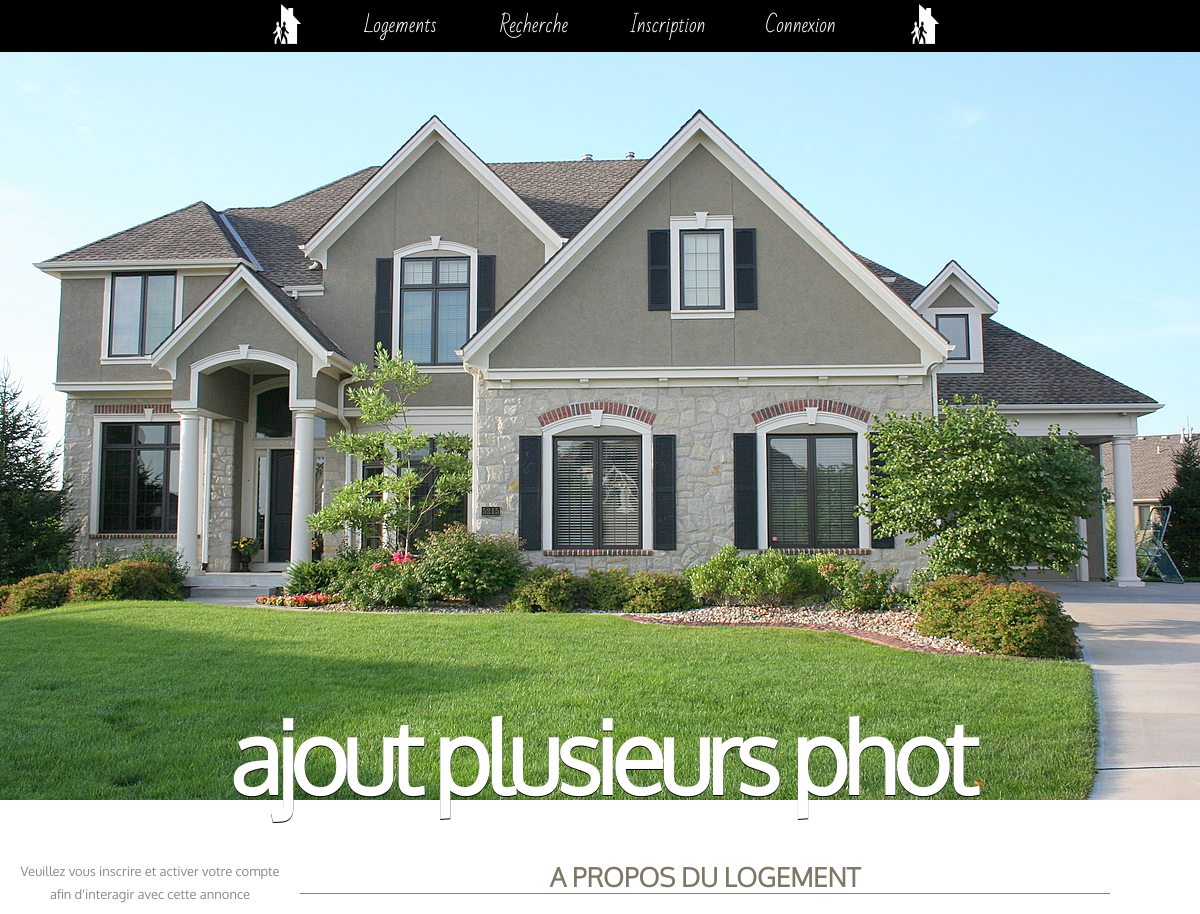
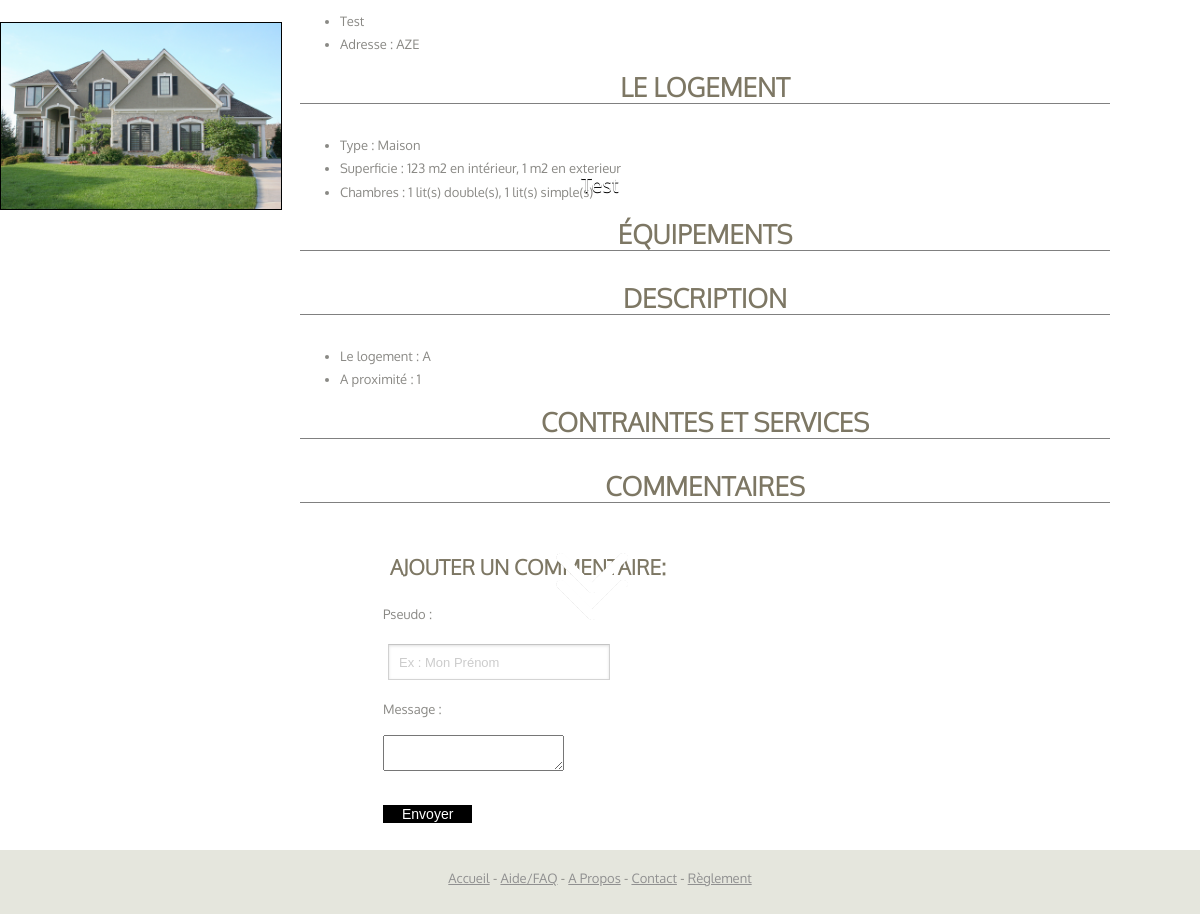
Page /page-logement.php?idLogement=46 on the earlier database version (2 pictures, top to bottom).
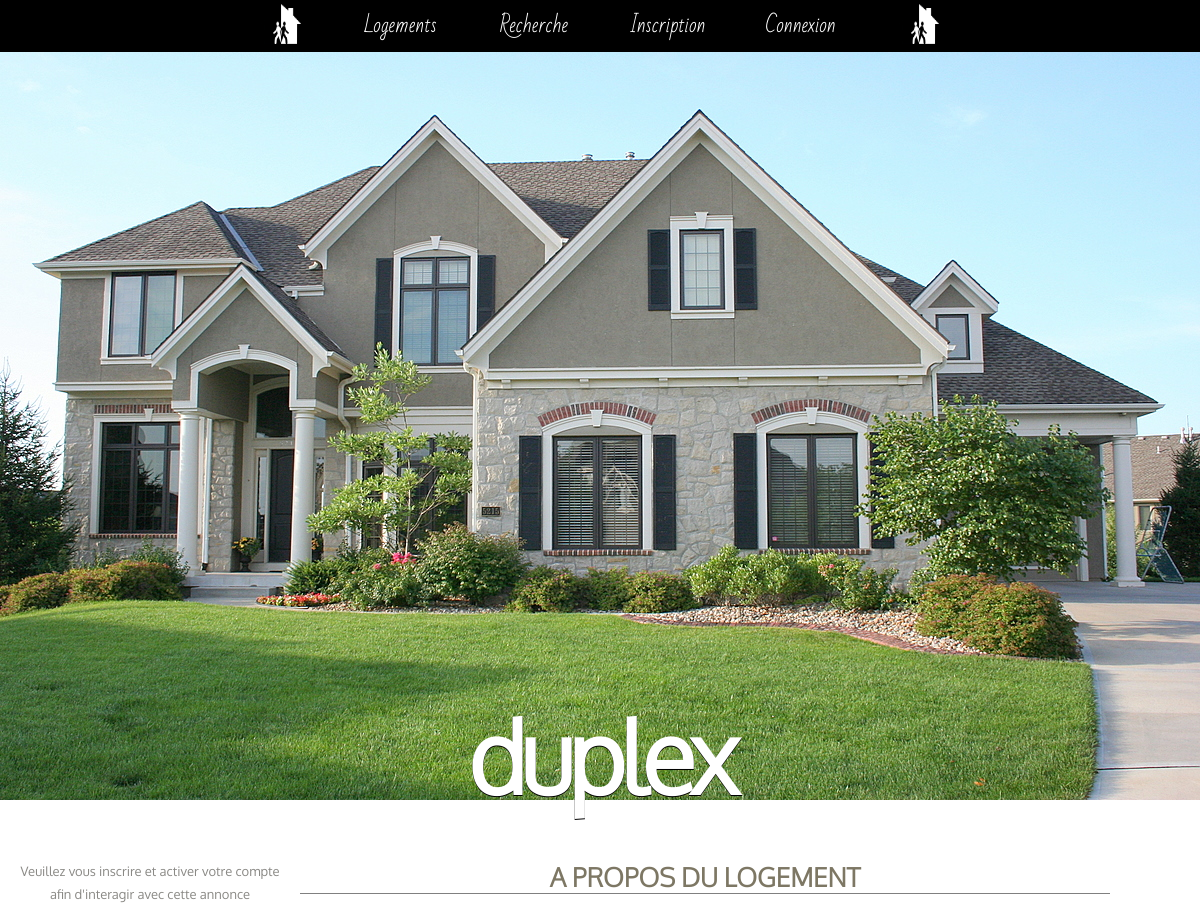
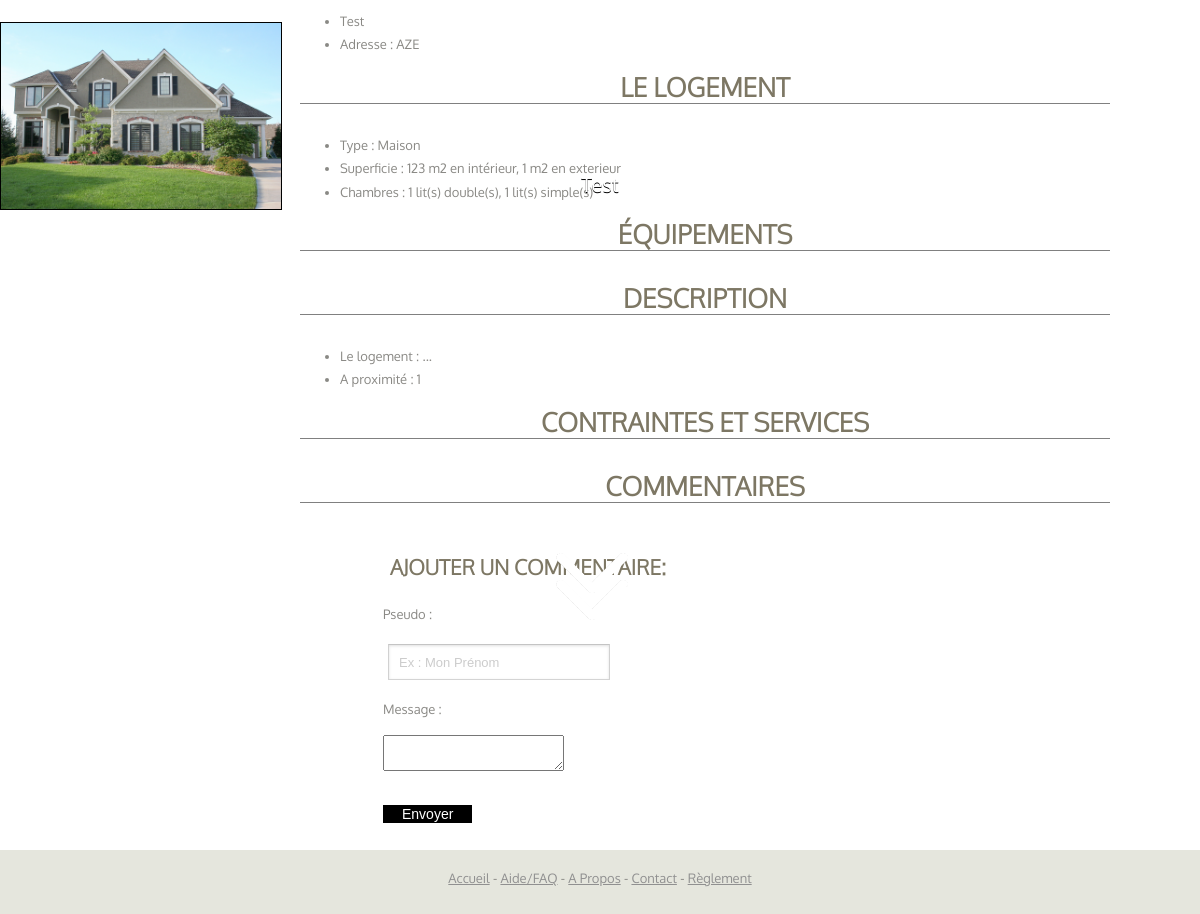
Same page on the later database version (2 pictures, top to bottom).
### tables this page shows
CREATE TABLE `logements` (
`id` int(11) NOT NULL,
  `titre_annonce` varchar(20) NOT NULL DEFAULT '(plus d''annonce)',
  `adresse` varchar(255) NOT NULL,
  `surfaceInterieure` int(11) NOT NULL DEFAULT '1',
  `surfaceExterieure` int(11) DEFAULT '1',
  `nombrePieces` int(11) NOT NULL DEFAULT '1',
  `descriptionSuccincte` varchar(125) NOT NULL,
  `description` text,
  `nombreLitsSimples` int(11) DEFAULT '0',
  `nombreLitsDoubles` int(11) DEFAULT '0',
  `descriptionProximite` text,
  `membres_idMembres` int(11) NOT NULL,
  `types_idTypes` int(11) NOT NULL DEFAULT '2',
  `villes_id` int(11) NOT NULL,
  `nombreClick` int(10) unsigned NOT NULL DEFAULT '0'
);

### page-logement.php (the view, shortened to what the changed rows need)
<?php require_once("config.php");
$idLogement  = $_GET["idLogement"] ;
$logement_info = $bdd -> prepare('SELECT nombrePieces, adresse, description, descriptionSuccincte, titre_annonce, surfaceInterieure, surfaceExterieure, nombreLitsSimples, nombreLitsDoubles, descriptionProximite, membres_idMembres, types_idTypes
                                    FROM logements WHERE id = '.$idLogement);
$logement_info -> execute();
$result = $logement_info -> fetch();
?>
<!DOCTYPE html>
<html>
    <head>
        <link href="style.css" rel="stylesheet" />
    </head>
    <body>
        <div id="wrapper">
                <div id="photo-logement">
                    <img src="img/<?php echo($idLogement);?>/1.jpg" class="home-image">
                    <h1 id="titreannonce"><?php echo $result['titre_annonce'];?></h1>
                    <p id="descriptifannonce"><?php echo $result['descriptionSuccincte'];?></p>
                </div>
        </div>
        <div id="wrapper3">
            <div class="annonce">
	            <div class="profil">
	                <div class="colonne_droite_profil">
	                    <div id="infosPersoTitre">
	                        <h1><strong>A propos du logement</strong></h1>
	                            <ul class="infosPerso">
	                                <li><?php echo $result['descriptionSuccincte'];?></li>
	                                 <li>Adresse : <?php echo $result['adresse'];?></li>
	                            </ul>
	                        <h1><strong>Le logement</strong></h1>
	                            <ul class="infosPerso">
	                                <li>Type : <?php if($result['types_idTypes']==1){echo'Maison';} if($result['types_idTypes']==2){echo'Appartement';};?></li>
	                                <li>Superficie : <?php echo $result['surfaceInterieure'];?> m2 en intérieur, <?php echo $result['surfaceExterieure'];?> m2 en exterieur</li>
	                                <li>Chambres : <?php echo $result['nombreLitsDoubles'];?> lit(s) double(s), <?php echo $result['nombreLitsSimples'];?> lit(s) simple(s)</li>
	                            </ul>
	                         <h1><strong>Équipements</strong></h1>
	                        <h1><strong>Description</strong></h1>
	                            <ul class="infosPerso">
	                        		<li>Le logement : <?php echo $result['description'];?></li>
	                                <li>A proximité : <?php echo $result['descriptionProximite'];?></li>
	                             </ul>
	                        <h1><strong>Contraintes et services</strong></h1>
	                        <h1><strong>Commentaires</strong></h1>
	                    </div>
	                </div>
	            </div>
            </div>
        </div>
    </body>
</html>

Differences in the rows shown:
changed logements "Test": titre_annonce "ajout plusieurs phot" → "duplex"; description "A" → "..."
